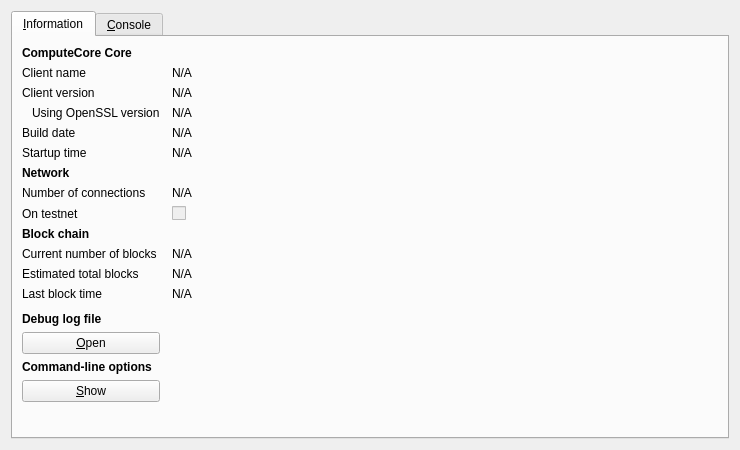
<?xml version="1.0" encoding="UTF-8"?>
<ui version="4.0">
 <class>RPCConsole</class>
 <widget class="QDialog" name="RPCConsole">
  <property name="geometry">
   <rect>
    <x>0</x>
    <y>0</y>
    <width>740</width>
    <height>450</height>
   </rect>
  </property>
  <property name="windowTitle">
   <string>ComputeCore - Debug window</string>
  </property>
  <layout class="QVBoxLayout" name="verticalLayout_2">
   <item>
    <widget class="QTabWidget" name="tabWidget">
     <property name="currentIndex">
      <number>0</number>
     </property>
     <widget class="QWidget" name="tab_info">
      <attribute name="title">
       <string>&amp;Information</string>
      </attribute>
      <layout class="QGridLayout" name="gridLayout" columnstretch="0,1">
       <property name="horizontalSpacing">
        <number>12</number>
       </property>
       <item row="0" column="0">
        <widget class="QLabel" name="label_9">
         <property name="font">
          <font>
           <weight>75</weight>
           <bold>true</bold>
          </font>
         </property>
         <property name="text">
          <string>ComputeCore Core</string>
         </property>
        </widget>
       </item>
       <item row="1" column="0">
        <widget class="QLabel" name="label_5">
         <property name="text">
          <string>Client name</string>
         </property>
        </widget>
       </item>
       <item row="1" column="1">
        <widget class="QLabel" name="clientName">
         <property name="cursor">
          <cursorShape>IBeamCursor</cursorShape>
         </property>
         <property name="text">
          <string>N/A</string>
         </property>
         <property name="textFormat">
          <enum>Qt::PlainText</enum>
         </property>
         <property name="textInteractionFlags">
          <set>Qt::LinksAccessibleByMouse|Qt::TextSelectableByKeyboard|Qt::TextSelectableByMouse</set>
         </property>
        </widget>
       </item>
       <item row="2" column="0">
        <widget class="QLabel" name="label_6">
         <property name="text">
          <string>Client version</string>
         </property>
        </widget>
       </item>
       <item row="2" column="1">
        <widget class="QLabel" name="clientVersion">
         <property name="cursor">
          <cursorShape>IBeamCursor</cursorShape>
         </property>
         <property name="text">
          <string>N/A</string>
         </property>
         <property name="textFormat">
          <enum>Qt::PlainText</enum>
         </property>
         <property name="textInteractionFlags">
          <set>Qt::LinksAccessibleByMouse|Qt::TextSelectableByKeyboard|Qt::TextSelectableByMouse</set>
         </property>
        </widget>
       </item>
       <item row="3" column="0">
        <widget class="QLabel" name="label_14">
         <property name="text">
          <string>Using OpenSSL version</string>
         </property>
         <property name="indent">
          <number>10</number>
         </property>
        </widget>
       </item>
       <item row="3" column="1">
        <widget class="QLabel" name="openSSLVersion">
         <property name="cursor">
          <cursorShape>IBeamCursor</cursorShape>
         </property>
         <property name="text">
          <string>N/A</string>
         </property>
         <property name="textFormat">
          <enum>Qt::PlainText</enum>
         </property>
         <property name="textInteractionFlags">
          <set>Qt::LinksAccessibleByMouse|Qt::TextSelectableByKeyboard|Qt::TextSelectableByMouse</set>
         </property>
        </widget>
       </item>
       <item row="4" column="0">
        <widget class="QLabel" name="label_12">
         <property name="text">
          <string>Build date</string>
         </property>
        </widget>
       </item>
       <item row="4" column="1">
        <widget class="QLabel" name="buildDate">
         <property name="cursor">
          <cursorShape>IBeamCursor</cursorShape>
         </property>
         <property name="text">
          <string>N/A</string>
         </property>
         <property name="textFormat">
          <enum>Qt::PlainText</enum>
         </property>
         <property name="textInteractionFlags">
          <set>Qt::LinksAccessibleByMouse|Qt::TextSelectableByKeyboard|Qt::TextSelectableByMouse</set>
         </property>
        </widget>
       </item>
       <item row="5" column="0">
        <widget class="QLabel" name="label_13">
         <property name="text">
          <string>Startup time</string>
         </property>
        </widget>
       </item>
       <item row="5" column="1">
        <widget class="QLabel" name="startupTime">
         <property name="cursor">
          <cursorShape>IBeamCursor</cursorShape>
         </property>
         <property name="text">
          <string>N/A</string>
         </property>
         <property name="textFormat">
          <enum>Qt::PlainText</enum>
         </property>
         <property name="textInteractionFlags">
          <set>Qt::LinksAccessibleByMouse|Qt::TextSelectableByKeyboard|Qt::TextSelectableByMouse</set>
         </property>
        </widget>
       </item>
       <item row="6" column="0">
        <widget class="QLabel" name="label_11">
         <property name="font">
          <font>
           <weight>75</weight>
           <bold>true</bold>
          </font>
         </property>
         <property name="text">
          <string>Network</string>
         </property>
        </widget>
       </item>
       <item row="7" column="0">
        <widget class="QLabel" name="label_7">
         <property name="text">
          <string>Number of connections</string>
         </property>
        </widget>
       </item>
       <item row="7" column="1">
        <widget class="QLabel" name="numberOfConnections">
         <property name="cursor">
          <cursorShape>IBeamCursor</cursorShape>
         </property>
         <property name="text">
          <string>N/A</string>
         </property>
         <property name="textFormat">
          <enum>Qt::PlainText</enum>
         </property>
         <property name="textInteractionFlags">
          <set>Qt::LinksAccessibleByMouse|Qt::TextSelectableByKeyboard|Qt::TextSelectableByMouse</set>
         </property>
        </widget>
       </item>
       <item row="8" column="0">
        <widget class="QLabel" name="label_8">
         <property name="text">
          <string>On testnet</string>
         </property>
        </widget>
       </item>
       <item row="8" column="1">
        <widget class="QCheckBox" name="isTestNet">
         <property name="enabled">
          <bool>false</bool>
         </property>
         <property name="text">
          <string/>
         </property>
        </widget>
       </item>
       <item row="9" column="0">
        <widget class="QLabel" name="label_10">
         <property name="font">
          <font>
           <weight>75</weight>
           <bold>true</bold>
          </font>
         </property>
         <property name="text">
          <string>Block chain</string>
         </property>
        </widget>
       </item>
       <item row="10" column="0">
        <widget class="QLabel" name="label_3">
         <property name="text">
          <string>Current number of blocks</string>
         </property>
        </widget>
       </item>
       <item row="10" column="1">
        <widget class="QLabel" name="numberOfBlocks">
         <property name="cursor">
          <cursorShape>IBeamCursor</cursorShape>
         </property>
         <property name="text">
          <string>N/A</string>
         </property>
         <property name="textFormat">
          <enum>Qt::PlainText</enum>
         </property>
         <property name="textInteractionFlags">
          <set>Qt::LinksAccessibleByMouse|Qt::TextSelectableByKeyboard|Qt::TextSelectableByMouse</set>
         </property>
        </widget>
       </item>
       <item row="11" column="0">
        <widget class="QLabel" name="label_4">
         <property name="text">
          <string>Estimated total blocks</string>
         </property>
        </widget>
       </item>
       <item row="11" column="1">
        <widget class="QLabel" name="totalBlocks">
         <property name="cursor">
          <cursorShape>IBeamCursor</cursorShape>
         </property>
         <property name="text">
          <string>N/A</string>
         </property>
         <property name="textFormat">
          <enum>Qt::PlainText</enum>
         </property>
         <property name="textInteractionFlags">
          <set>Qt::LinksAccessibleByMouse|Qt::TextSelectableByKeyboard|Qt::TextSelectableByMouse</set>
         </property>
        </widget>
       </item>
       <item row="12" column="0">
        <widget class="QLabel" name="label_2">
         <property name="text">
          <string>Last block time</string>
         </property>
        </widget>
       </item>
       <item row="12" column="1">
        <widget class="QLabel" name="lastBlockTime">
         <property name="cursor">
          <cursorShape>IBeamCursor</cursorShape>
         </property>
         <property name="text">
          <string>N/A</string>
         </property>
         <property name="textFormat">
          <enum>Qt::PlainText</enum>
         </property>
         <property name="textInteractionFlags">
          <set>Qt::LinksAccessibleByMouse|Qt::TextSelectableByKeyboard|Qt::TextSelectableByMouse</set>
         </property>
        </widget>
       </item>
       <item row="13" column="0">
        <spacer name="verticalSpacer_2">
         <property name="orientation">
          <enum>Qt::Vertical</enum>
         </property>
         <property name="sizeHint" stdset="0">
          <size>
           <width>20</width>
           <height>20</height>
          </size>
         </property>
        </spacer>
       </item>
       <item row="14" column="0">
        <widget class="QLabel" name="labelDebugLogfile">
         <property name="font">
          <font>
           <weight>75</weight>
           <bold>true</bold>
          </font>
         </property>
         <property name="text">
          <string>Debug log file</string>
         </property>
        </widget>
       </item>
       <item row="15" column="0">
        <widget class="QPushButton" name="openDebugLogfileButton">
         <property name="toolTip">
          <string>Open the ComputeCore debug log file from the current data directory. This can take a few seconds for large log files.</string>
         </property>
         <property name="text">
          <string>&amp;Open</string>
         </property>
         <property name="autoDefault">
          <bool>false</bool>
         </property>
        </widget>
       </item>
       <item row="16" column="0">
        <widget class="QLabel" name="labelCLOptions">
         <property name="font">
          <font>
           <weight>75</weight>
           <bold>true</bold>
          </font>
         </property>
         <property name="text">
          <string>Command-line options</string>
         </property>
        </widget>
       </item>
       <item row="17" column="0">
        <widget class="QPushButton" name="showCLOptionsButton">
         <property name="toolTip">
          <string>Show the ComputeCore-Qt help message to get a list with possible ComputeCore command-line options.</string>
         </property>
         <property name="text">
          <string>&amp;Show</string>
         </property>
         <property name="autoDefault">
          <bool>false</bool>
         </property>
        </widget>
       </item>
       <item row="18" column="0">
        <spacer name="verticalSpacer">
         <property name="orientation">
          <enum>Qt::Vertical</enum>
         </property>
         <property name="sizeHint" stdset="0">
          <size>
           <width>20</width>
           <height>40</height>
          </size>
         </property>
        </spacer>
       </item>
      </layout>
     </widget>
     <widget class="QWidget" name="tab_console">
      <attribute name="title">
       <string>&amp;Console</string>
      </attribute>
      <layout class="QVBoxLayout" name="verticalLayout_3">
       <property name="spacing">
        <number>3</number>
       </property>
       <item>
        <widget class="QTextEdit" name="messagesWidget">
         <property name="minimumSize">
          <size>
           <width>0</width>
           <height>100</height>
          </size>
         </property>
         <property name="readOnly">
          <bool>true</bool>
         </property>
         <property name="tabKeyNavigation" stdset="0">
          <bool>false</bool>
         </property>
         <property name="columnCount" stdset="0">
          <number>2</number>
         </property>
        </widget>
       </item>
       <item>
        <layout class="QHBoxLayout" name="horizontalLayout">
         <property name="spacing">
          <number>3</number>
         </property>
         <item>
          <widget class="QLabel" name="label">
           <property name="text">
            <string notr="true">&gt;</string>
           </property>
          </widget>
         </item>
         <item>
          <widget class="QLineEdit" name="lineEdit"/>
         </item>
         <item>
          <widget class="QPushButton" name="clearButton">
           <property name="maximumSize">
            <size>
             <width>24</width>
             <height>24</height>
            </size>
           </property>
           <property name="toolTip">
            <string>Clear console</string>
           </property>
           <property name="text">
            <string/>
           </property>
           <property name="icon">
            <iconset resource="../bitcoin.qrc">
             <normaloff>:/icons/remove</normaloff>:/icons/remove</iconset>
           </property>
           <property name="shortcut">
            <string notr="true">Ctrl+L</string>
           </property>
           <property name="autoDefault">
            <bool>false</bool>
           </property>
          </widget>
         </item>
        </layout>
       </item>
      </layout>
     </widget>
    </widget>
   </item>
  </layout>
 </widget>
 <resources>
  <include location="../bitcoin.qrc"/>
 </resources>
 <connections/>
</ui>
